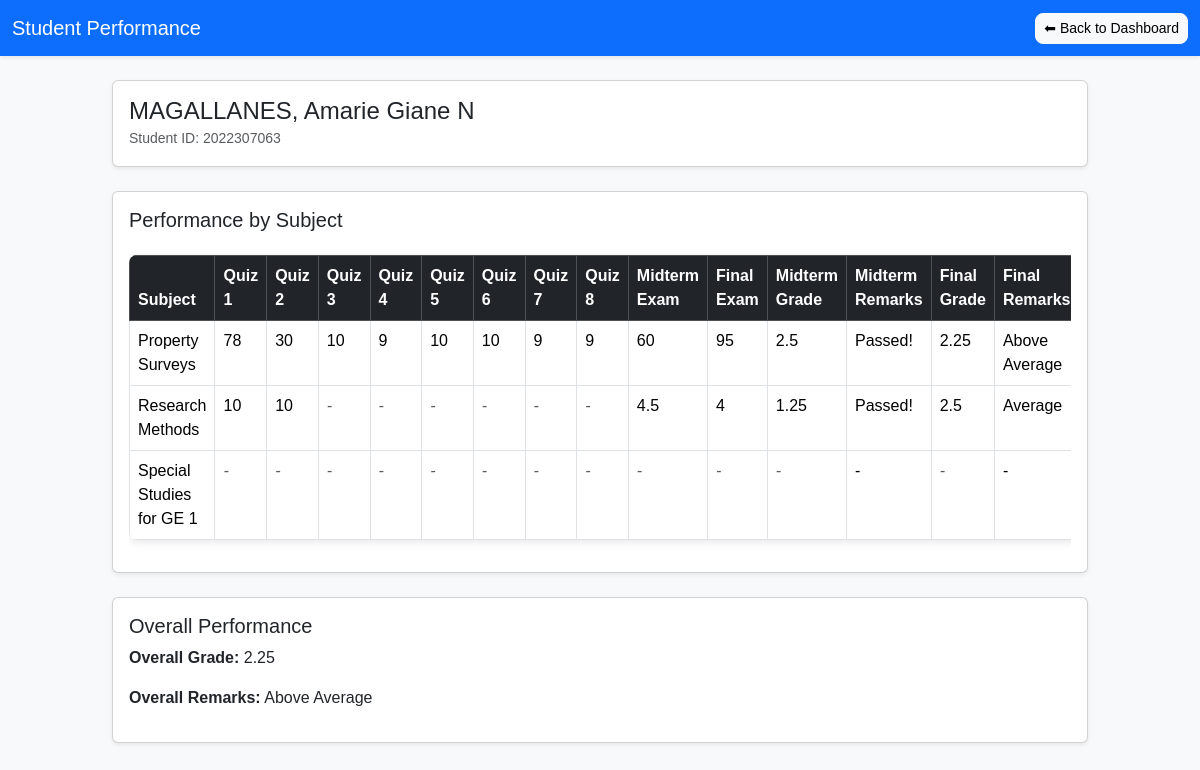
The app's page /student/performance/2022307063 (signed in) with its own data.
### app.py (models this page shows)
class Student(db.Model):
    __tablename__ = 'student'
    student_id = db.Column(db.String(100), primary_key=True)
    subject = db.Column(db.String(100), primary_key=True)
    name = db.Column(db.String(150), nullable=False)
    quiz1 = db.Column(db.String(10), default='0')
    quiz2 = db.Column(db.String(10), default='0')
    quiz3 = db.Column(db.String(10), default='0')
    quiz4 = db.Column(db.String(10), default='0')
    quiz5 = db.Column(db.String(10), default='0')
    quiz6 = db.Column(db.String(10), default='0')
    quiz7 = db.Column(db.String(10), default='0')
    quiz8 = db.Column(db.String(10), default='0')
    midterm_exam = db.Column(db.String(10), default='0')
    finals_exam = db.Column(db.String(10), default='0')
    midterm_grade = db.Column(db.String(10), default='0')
    finals_grade = db.Column(db.String(10), default='0')
    midterm_remarks = db.Column(db.String(50))
    finals_remarks = db.Column(db.String(50))
    overall_grade = db.Column(db.String(10), default='0')
    overall_remarks = db.Column(db.String(50))
    __table_args__ = (
        db.UniqueConstraint('student_id', 'subject', name='uix_student_subject'),
    )

### app.py (the view, shortened to what this page needs)
@app.route('/student/performance/<string:student_id>')
@login_required(role=['Student','Admin','Instructor'])
def student_performance(student_id):
    student_id = student_id.strip()
    student_obj = Student.query.filter_by(student_id=student_id).first()
    if session.get('role') == 'Student' and student_id != session.get('username'):
        flash("Access denied.", "danger")
        return redirect(url_for('dashboard_student'))
    student_records = Student.query.filter_by(student_id=student_id).all()
    performance = []
    for record in student_records:
        quizzes = [record.quiz1, record.quiz2, record.quiz3, record.quiz4,
                   record.quiz5, record.quiz6, record.quiz7, record.quiz8]
        performance.append({
            "subject": record.subject,
            "quizzes": quizzes,
            "midterm_exam": record.midterm_exam,
            "finals_exam": record.finals_exam,
            "midterm_grade": record.midterm_grade,
            "finals_grade": record.finals_grade,
            "midterm_remarks": record.midterm_remarks,
            "finals_remarks": record.finals_remarks
        })
    return render_template(
        'student_performance.html',
        student=student_obj,
        performance=performance,
        role=session.get('role')
    )

### app.py (called while the page is built)
def login_required(role=None):
    def decorator(f):
        @wraps(f)
        def decorated_function(*args, **kwargs):
            if 'user_id' not in session:
                flash("Please log in first.", "danger")
                return redirect(url_for('login'))
            if role and session.get('role') not in (role if isinstance(role, list) else [role]):
                flash("Access denied.", "danger")
                return redirect(url_for('login'))
            return f(*args, **kwargs)
        return decorated_function
    return decorator

### templates/student_performance.html (shortened to what this page needs)
<!DOCTYPE html>
<html lang="en">
<head>
<link href="https://cdn.jsdelivr.net/npm/bootstrap@5.3.3/dist/css/bootstrap.min.css" rel="stylesheet">
<link rel="stylesheet" href="{{ url_for('static', filename='css/style.css') }}">
</head>
<body class="bg-light">
<nav class="navbar navbar-expand-lg navbar-dark bg-primary shadow-sm">
  <div class="container-fluid">
    <a class="navbar-brand" href="#">Student Performance</a>
    <div class="ms-auto">
      {% if session.get('role') == 'Admin' %}
        <a href="{{ url_for('dashboard_admin') }}" class="btn btn-light btn-sm">⬅ Back to Dashboard</a>
      {% elif session.get('role') == 'Instructor' %}
        <a href="{{ url_for('dashboard_instructor') }}" class="btn btn-light btn-sm">⬅ Back to Dashboard</a>
      {% else %}
        <a href="{{ url_for('dashboard_student') }}" class="btn btn-light btn-sm">⬅ Back to Dashboard</a>
      {% endif %}
    </div>
  </div>
</nav>
<div class="container my-4">
  <div class="card shadow-sm mb-4">
    <div class="card-body d-flex justify-content-between align-items-center">
      <div>
        <h4 class="card-title mb-0">{{ student.name }}</h4>
        <small class="text-muted">Student ID: {{ student.student_id }}</small>
      </div>
    </div>
  </div>
  <div class="card shadow-sm mb-4">
    <div class="card-body">
      <h5>Performance by Subject</h5>
      <div class="table-responsive">
        <table class="table table-bordered table-hover">
          <thead class="table-dark">
            <tr>
              <th>Subject</th>
              {% for i in range(1,9) %}
                <th>Quiz {{ i }}</th>
              {% endfor %}
              <th>Midterm Exam</th>
              <th>Final Exam</th>
              <th>Midterm Grade</th>
              <th>Midterm Remarks</th>
              <th>Final Grade</th>
              <th>Final Remarks</th>
            </tr>
          </thead>
          <tbody>
            {% for record in performance %}
            <tr>
              <td>{{ record.subject }}</td>
              {% for q in record.quizzes %}
                <td>{% if q %}{{ q }}{% else %}<em class="text-muted">-</em>{% endif %}</td>
              {% endfor %}
              <td>{% if record.midterm_exam %}{{ record.midterm_exam }}{% else %}<em class="text-muted">-</em>{% endif %}</td>
              <td>{% if record.finals_exam %}{{ record.finals_exam }}{% else %}<em class="text-muted">-</em>{% endif %}</td>
              <td>{% if record.midterm_grade %}{{ record.midterm_grade }}{% else %}<em class="text-muted">-</em>{% endif %}</td>
              <td>{{ record.midterm_remarks or '-' }}</td>
              <td>{% if record.finals_grade %}{{ record.finals_grade }}{% else %}<em class="text-muted">-</em>{% endif %}</td>
              <td>{{ record.finals_remarks or '-' }}</td>
            </tr>
            {% endfor %}
          </tbody>
        </table>
      </div>
    </div>
  </div>
  <div class="card shadow-sm mb-4">
    <div class="card-body">
      <h5>Overall Performance</h5>
      <p><strong>Overall Grade:</strong> {% if student.overall_grade %}{{ student.overall_grade }}{% else %}<em class="text-muted">-</em>{% endif %}</p>
      <p><strong>Overall Remarks:</strong> {% if student.overall_remarks %}{{ student.overall_remarks }}{% else %}<em class="text-muted">-</em>{% endif %}</p>
    </div>
  </div>
</div>
</body>
</html>

### static/css/style.css (style rules this page uses)
.table { border-radius: 8px; overflow: hidden; box-shadow: 0 2px 8px rgba(0,0,0,0.1); }
.table { margin-top: 15px; }
body { background-color: #f8f9fa; font-family: "Poppins", Arial, sans-serif; color: #333; }
.container { max-width: 1000px; }
.btn { border-radius: 8px !important; font-weight: 500; transition: transform 0.2s ease, box-shadow 0.2s ease; }

### records on screen
Student: name "MAGALLANES, Amarie Giane N", student_id "2022307063", subject "Property Surveys", quiz1 "78", quiz2 "30", quiz3 "10", quizzes "9" "9" "9", quiz5 "10", quiz6 "10", midterm_exam "60", finals_exam "95", midterm_grade "2.5", midterm_remarks "Passed!", finals_grade "2.25", finals_remarks "Above Average", overall_grade "2.25", overall_remarks "Above Average"
Student: subject "Research Methods", quiz1 "10", quiz2 "10", midterm_exam "4.5", finals_exam "4", midterm_grade "1.25", midterm_remarks "Passed!", finals_grade "2.5", finals_remarks "Average"
Student: subject "Special Studies for GE 1", midterm_remarks "-", finals_remarks "-"

### other values on screen
{{ i }} "1" "2" "3" "4" "5" "6" "7" "8"
